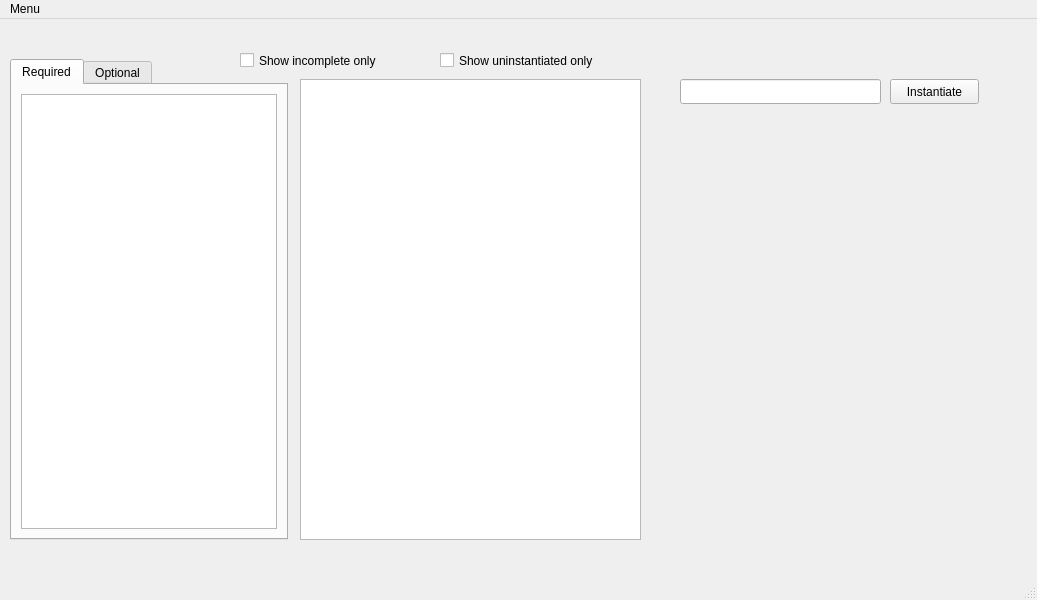
<?xml version="1.0" encoding="UTF-8"?>
<ui version="4.0">
 <class>MainWindow</class>
 <widget class="QMainWindow" name="MainWindow">
  <property name="geometry">
   <rect>
    <x>0</x>
    <y>0</y>
    <width>1037</width>
    <height>600</height>
   </rect>
  </property>
  <property name="windowTitle">
   <string>MainWindow</string>
  </property>
  <widget class="QWidget" name="centralwidget">
   <widget class="QTabWidget" name="list_optional_variables">
    <property name="geometry">
     <rect>
      <x>10</x>
      <y>40</y>
      <width>278</width>
      <height>481</height>
     </rect>
    </property>
    <property name="currentIndex">
     <number>0</number>
    </property>
    <widget class="QWidget" name="tab_required">
     <attribute name="title">
      <string>Required</string>
     </attribute>
     <layout class="QVBoxLayout" name="verticalLayout">
      <item>
       <widget class="QTreeView" name="tree_required_variables">
        <property name="editTriggers">
         <set>QAbstractItemView::NoEditTriggers</set>
        </property>
        <property name="alternatingRowColors">
         <bool>true</bool>
        </property>
        <property name="selectionMode">
         <enum>QAbstractItemView::SingleSelection</enum>
        </property>
        <property name="selectionBehavior">
         <enum>QAbstractItemView::SelectRows</enum>
        </property>
        <property name="rootIsDecorated">
         <bool>false</bool>
        </property>
        <property name="headerHidden">
         <bool>true</bool>
        </property>
       </widget>
      </item>
     </layout>
    </widget>
    <widget class="QWidget" name="tab_optional">
     <attribute name="title">
      <string>Optional</string>
     </attribute>
     <layout class="QVBoxLayout" name="verticalLayout_2">
      <item>
       <widget class="QTreeView" name="tree_optional_variables"/>
      </item>
     </layout>
    </widget>
   </widget>
   <widget class="QTreeView" name="tree_topology_objects">
    <property name="geometry">
     <rect>
      <x>300</x>
      <y>60</y>
      <width>341</width>
      <height>461</height>
     </rect>
    </property>
    <property name="editTriggers">
     <set>QAbstractItemView::NoEditTriggers</set>
    </property>
    <property name="selectionMode">
     <enum>QAbstractItemView::NoSelection</enum>
    </property>
    <property name="rootIsDecorated">
     <bool>false</bool>
    </property>
    <property name="headerHidden">
     <bool>true</bool>
    </property>
   </widget>
   <widget class="QLineEdit" name="ledit_instantiate">
    <property name="geometry">
     <rect>
      <x>680</x>
      <y>60</y>
      <width>201</width>
      <height>25</height>
     </rect>
    </property>
   </widget>
   <widget class="QPushButton" name="pbutton_instantiate">
    <property name="geometry">
     <rect>
      <x>890</x>
      <y>60</y>
      <width>89</width>
      <height>25</height>
     </rect>
    </property>
    <property name="text">
     <string>Instantiate</string>
    </property>
   </widget>
   <widget class="QWidget" name="image_hint" native="true">
    <property name="geometry">
     <rect>
      <x>680</x>
      <y>130</y>
      <width>301</width>
      <height>301</height>
     </rect>
    </property>
   </widget>
   <widget class="QCheckBox" name="cbox_show_incomplete_only">
    <property name="geometry">
     <rect>
      <x>240</x>
      <y>30</y>
      <width>151</width>
      <height>23</height>
     </rect>
    </property>
    <property name="text">
     <string>Show incomplete only</string>
    </property>
   </widget>
   <widget class="QCheckBox" name="cbox_show_uninstantiated_only">
    <property name="geometry">
     <rect>
      <x>440</x>
      <y>30</y>
      <width>201</width>
      <height>23</height>
     </rect>
    </property>
    <property name="text">
     <string>Show uninstantiated only</string>
    </property>
   </widget>
  </widget>
  <widget class="QMenuBar" name="menubar">
   <property name="geometry">
    <rect>
     <x>0</x>
     <y>0</y>
     <width>1037</width>
     <height>22</height>
    </rect>
   </property>
   <widget class="QMenu" name="menuMenu">
    <property name="title">
     <string>Menu</string>
    </property>
    <addaction name="action_load"/>
    <addaction name="action_save"/>
    <addaction name="action_save_as"/>
    <addaction name="action_exit"/>
   </widget>
   <addaction name="menuMenu"/>
  </widget>
  <widget class="QStatusBar" name="statusbar"/>
  <action name="action_load">
   <property name="text">
    <string>Load</string>
   </property>
   <property name="toolTip">
    <string>Load an existing model.</string>
   </property>
  </action>
  <action name="action_save">
   <property name="text">
    <string>Save</string>
   </property>
   <property name="toolTip">
    <string>&lt;html&gt;&lt;head/&gt;&lt;body&gt;&lt;p&gt;Save the instantiation information for the current model.&lt;/p&gt;&lt;/body&gt;&lt;/html&gt;</string>
   </property>
  </action>
  <action name="action_exit">
   <property name="text">
    <string>Exit</string>
   </property>
   <property name="toolTip">
    <string>Close the instantiation manager.</string>
   </property>
  </action>
  <action name="action_save_as">
   <property name="text">
    <string>Save as</string>
   </property>
   <property name="toolTip">
    <string>Save the instantiation information as a new model.</string>
   </property>
  </action>
 </widget>
 <resources/>
 <connections/>
</ui>
